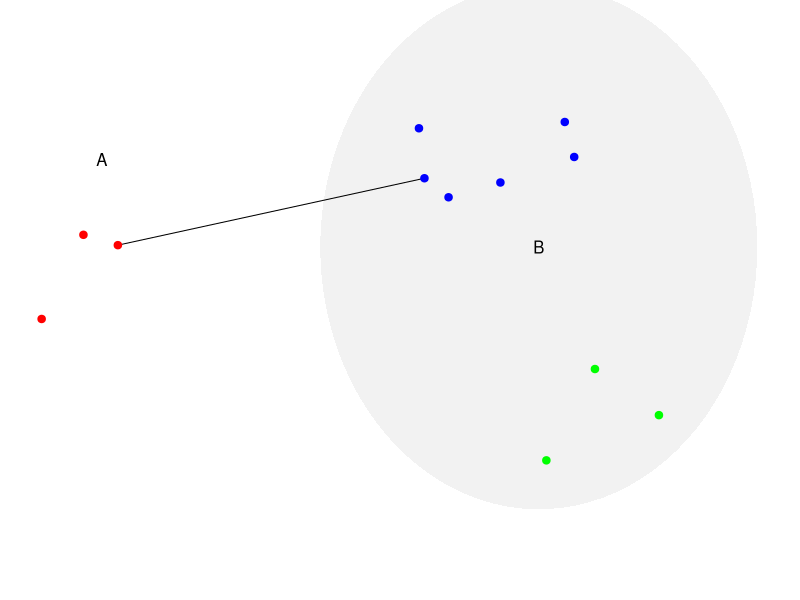

Here is the R script that generated this plot:
baseplot <- function (x1, x2, x3) {
  ellipse <- function (x0, y0, a, b) {
    theta <- seq(0, 2 * pi, length=100)
    x <- x0 + a * cos(theta)
    y <- y0 + b * sin(theta)
    polygon(x, y, col="grey95", border=NA)  
  }

  par(mar=c(0,0,0,0))
  xlim <- range(c(x1[,1], x2[,1], x3[,1]))*1.2
  ylim <- range(c(x1[,2], x2[,2], x3[,2]))*1.2
  plot(0,0 , xlim=xlim, ylim=ylim, type="n", asp=T, xlab="", ylab="", axes=F)
  ellipse(1, 0, 0.5, 0.6)
  text(1, 0, "B")
  text(0, 0.2, "A")
}

set.seed(3)
n1   <- 3
x1   <- matrix(rnorm(2*n1)/7, ncol=2)
n2   <- 6
x2   <- matrix(rnorm(2*n2)/7, ncol=2)+c(rep(0.9,n2), rep(+0.25, n2))
n3   <- 3
x3   <- matrix(rnorm(2*n3)/7, ncol=2)+c(rep(1.1,n3), rep(-0.25, n3))
x    <- rbind(x1, x2, x3)
cx   <- c(rep("red", n1), rep("blue", n2), rep("green", n3))
d    <- as.matrix(dist(x))

# Single linkage
pdf("SingleLinkage.pdf", width=3, height=3)
pos  <- which(d[1:n1, -(1:n1)] == min(d[1:n1, -(1:n1)]), arr.ind = TRUE)
baseplot(x1, x2, x3)
lines(c(x[pos[1],1], x[pos[2]+n1,1]), c(x[pos[1],2], x[pos[2]+n1,2]))
points(x, pch=19, col=cx)
dev.off()
if (interactive()) browseURL(paste0(getwd(),"/SingleLinkage.pdf"))